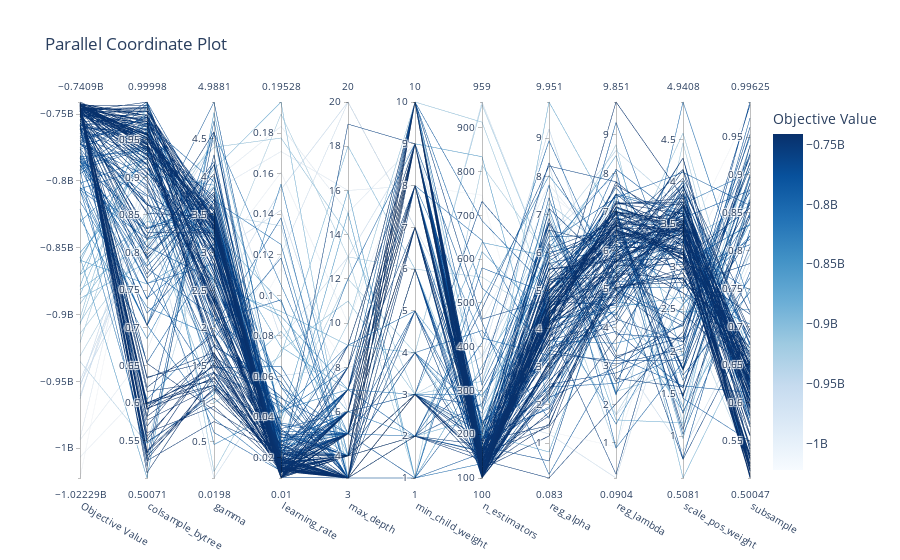

Notebook code cell kept with this figure:
### Code cell
optuna.visualization.plot_parallel_coordinate(study)

### Figure 1 — Plotly figure (JSON) as saved in the notebook; plotly's stock layout.template omitted (floating-point values rounded to 4 significant figures; data arrays with more than 128 entries replaced by an {"elided": "..."} marker saying what was removed)
{"data": [{"dimensions": [{"label": "Objective Value", "range": [-1022000000.0, -740900000.0], "values": {"elided": "200 float values"}}, {"label": "colsample_bytree", "range": [0.5007, 1.0], "values": {"elided": "200 float values"}}, {"label": "gamma", "range": [0.01983, 4.988], "values": {"elided": "200 float values"}}, {"label": "learning_rate", "range": [0.01, 0.1953], "values": {"elided": "200 float values"}}, {"label": "max_depth", "range": [3, 20], "values": {"elided": "200 int values"}}, {"label": "min_child_weight", "range": [1, 10], "values": {"elided": "200 int values"}}, {"label": "n_estimators", "range": [100, 959], "values": {"elided": "200 int values"}}, {"label": "reg_alpha", "range": [0.08277, 9.951], "values": {"elided": "200 float values"}}, {"label": "reg_lambda", "range": [0.09043, 9.851], "values": {"elided": "200 float values"}}, {"label": "scale_pos_weight", "range": [0.5081, 4.941], "values": {"elided": "200 float values"}}, {"label": "subsample", "range": [0.5005, 0.9963], "values": {"elided": "200 float values"}}], "labelangle": 30, "labelside": "bottom", "line": {"color": {"elided": "200 float values"}, "colorbar": {"title": {"text": "Objective Value"}}, "colorscale": [[0, "rgb(247,251,255)"], [0.125, "rgb(222,235,247)"], [0.25, "rgb(198,219,239)"], [0.375, "rgb(158,202,225)"], [0.5, "rgb(107,174,214)"], [0.625, "rgb(66,146,198)"], [0.75, "rgb(33,113,181)"], [0.875, "rgb(8,81,156)"], [1, "rgb(8,48,107)"]], "reversescale": false, "showscale": true}, "type": "parcoords"}], "layout": {"title": {"text": "Parallel Coordinate Plot"}}}
